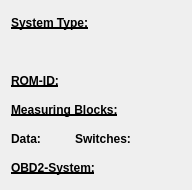
<?xml version="1.0" encoding="UTF-8"?>
<ui version="4.0">
 <class>CUinfo_Transmission_Form</class>
 <widget class="QWidget" name="CUinfo_Transmission_Form">
  <property name="geometry">
   <rect>
    <x>0</x>
    <y>0</y>
    <width>192</width>
    <height>190</height>
   </rect>
  </property>
  <property name="sizePolicy">
   <sizepolicy hsizetype="Expanding" vsizetype="Expanding">
    <horstretch>0</horstretch>
    <verstretch>0</verstretch>
   </sizepolicy>
  </property>
  <property name="minimumSize">
   <size>
    <width>0</width>
    <height>0</height>
   </size>
  </property>
  <property name="font">
   <font>
    <family>Liberation Sans</family>
    <pointsize>12</pointsize>
    <weight>75</weight>
    <bold>true</bold>
   </font>
  </property>
  <property name="windowTitle">
   <string/>
  </property>
  <layout class="QGridLayout" name="gridLayout">
   <item row="0" column="0" colspan="5">
    <widget class="QLabel" name="systemTypeTitle_label">
     <property name="sizePolicy">
      <sizepolicy hsizetype="Expanding" vsizetype="Expanding">
       <horstretch>0</horstretch>
       <verstretch>0</verstretch>
      </sizepolicy>
     </property>
     <property name="font">
      <font>
       <pointsize>9</pointsize>
       <weight>75</weight>
       <bold>true</bold>
       <underline>true</underline>
      </font>
     </property>
     <property name="text">
      <string>System Type:</string>
     </property>
    </widget>
   </item>
   <item row="1" column="0" colspan="5">
    <widget class="QLabel" name="systemType_label">
     <property name="sizePolicy">
      <sizepolicy hsizetype="Expanding" vsizetype="Expanding">
       <horstretch>0</horstretch>
       <verstretch>0</verstretch>
      </sizepolicy>
     </property>
     <property name="palette">
      <palette>
       <active>
        <colorrole role="WindowText">
         <brush brushstyle="SolidPattern">
          <color alpha="255">
           <red>0</red>
           <green>0</green>
           <blue>255</blue>
          </color>
         </brush>
        </colorrole>
       </active>
       <inactive>
        <colorrole role="WindowText">
         <brush brushstyle="SolidPattern">
          <color alpha="255">
           <red>0</red>
           <green>0</green>
           <blue>255</blue>
          </color>
         </brush>
        </colorrole>
       </inactive>
       <disabled>
        <colorrole role="WindowText">
         <brush brushstyle="SolidPattern">
          <color alpha="255">
           <red>118</red>
           <green>116</green>
           <blue>108</blue>
          </color>
         </brush>
        </colorrole>
       </disabled>
      </palette>
     </property>
     <property name="font">
      <font>
       <pointsize>9</pointsize>
       <weight>75</weight>
       <bold>true</bold>
      </font>
     </property>
     <property name="text">
      <string/>
     </property>
    </widget>
   </item>
   <item row="2" column="0" colspan="2">
    <widget class="QLabel" name="romIDtitle_label">
     <property name="sizePolicy">
      <sizepolicy hsizetype="Expanding" vsizetype="Expanding">
       <horstretch>0</horstretch>
       <verstretch>0</verstretch>
      </sizepolicy>
     </property>
     <property name="font">
      <font>
       <pointsize>9</pointsize>
       <weight>75</weight>
       <bold>true</bold>
       <underline>true</underline>
      </font>
     </property>
     <property name="text">
      <string>ROM-ID:</string>
     </property>
    </widget>
   </item>
   <item row="2" column="2" colspan="3">
    <widget class="QLabel" name="romID_label">
     <property name="sizePolicy">
      <sizepolicy hsizetype="Expanding" vsizetype="Expanding">
       <horstretch>0</horstretch>
       <verstretch>0</verstretch>
      </sizepolicy>
     </property>
     <property name="palette">
      <palette>
       <active>
        <colorrole role="WindowText">
         <brush brushstyle="SolidPattern">
          <color alpha="255">
           <red>150</red>
           <green>0</green>
           <blue>110</blue>
          </color>
         </brush>
        </colorrole>
       </active>
       <inactive>
        <colorrole role="WindowText">
         <brush brushstyle="SolidPattern">
          <color alpha="255">
           <red>150</red>
           <green>0</green>
           <blue>110</blue>
          </color>
         </brush>
        </colorrole>
       </inactive>
       <disabled>
        <colorrole role="WindowText">
         <brush brushstyle="SolidPattern">
          <color alpha="255">
           <red>118</red>
           <green>116</green>
           <blue>108</blue>
          </color>
         </brush>
        </colorrole>
       </disabled>
      </palette>
     </property>
     <property name="font">
      <font>
       <pointsize>9</pointsize>
       <weight>75</weight>
       <bold>true</bold>
      </font>
     </property>
     <property name="text">
      <string/>
     </property>
     <property name="alignment">
      <set>Qt::AlignCenter</set>
     </property>
    </widget>
   </item>
   <item row="3" column="0" colspan="5">
    <widget class="QLabel" name="nrofmbsswstitle_label">
     <property name="sizePolicy">
      <sizepolicy hsizetype="Expanding" vsizetype="Expanding">
       <horstretch>0</horstretch>
       <verstretch>0</verstretch>
      </sizepolicy>
     </property>
     <property name="font">
      <font>
       <pointsize>9</pointsize>
       <weight>75</weight>
       <bold>true</bold>
       <underline>true</underline>
      </font>
     </property>
     <property name="text">
      <string>Measuring Blocks:</string>
     </property>
    </widget>
   </item>
   <item row="4" column="0">
    <widget class="QLabel" name="nrofdatambstitle_label">
     <property name="sizePolicy">
      <sizepolicy hsizetype="Expanding" vsizetype="Expanding">
       <horstretch>0</horstretch>
       <verstretch>0</verstretch>
      </sizepolicy>
     </property>
     <property name="font">
      <font>
       <pointsize>9</pointsize>
       <weight>75</weight>
       <bold>true</bold>
      </font>
     </property>
     <property name="text">
      <string>Data:</string>
     </property>
    </widget>
   </item>
   <item row="4" column="1" colspan="2">
    <widget class="QLabel" name="nrofdatambs_label">
     <property name="sizePolicy">
      <sizepolicy hsizetype="Expanding" vsizetype="Expanding">
       <horstretch>0</horstretch>
       <verstretch>0</verstretch>
      </sizepolicy>
     </property>
     <property name="palette">
      <palette>
       <active>
        <colorrole role="WindowText">
         <brush brushstyle="SolidPattern">
          <color alpha="255">
           <red>0</red>
           <green>0</green>
           <blue>255</blue>
          </color>
         </brush>
        </colorrole>
       </active>
       <inactive>
        <colorrole role="WindowText">
         <brush brushstyle="SolidPattern">
          <color alpha="255">
           <red>0</red>
           <green>0</green>
           <blue>255</blue>
          </color>
         </brush>
        </colorrole>
       </inactive>
       <disabled>
        <colorrole role="WindowText">
         <brush brushstyle="SolidPattern">
          <color alpha="255">
           <red>118</red>
           <green>116</green>
           <blue>108</blue>
          </color>
         </brush>
        </colorrole>
       </disabled>
      </palette>
     </property>
     <property name="font">
      <font>
       <pointsize>9</pointsize>
       <weight>75</weight>
       <bold>true</bold>
      </font>
     </property>
     <property name="text">
      <string/>
     </property>
    </widget>
   </item>
   <item row="4" column="3">
    <widget class="QLabel" name="nrofswitchestitle_label">
     <property name="sizePolicy">
      <sizepolicy hsizetype="Expanding" vsizetype="Expanding">
       <horstretch>0</horstretch>
       <verstretch>0</verstretch>
      </sizepolicy>
     </property>
     <property name="font">
      <font>
       <pointsize>9</pointsize>
       <weight>75</weight>
       <bold>true</bold>
      </font>
     </property>
     <property name="text">
      <string>Switches:</string>
     </property>
    </widget>
   </item>
   <item row="4" column="4">
    <widget class="QLabel" name="nrofswitches_label">
     <property name="sizePolicy">
      <sizepolicy hsizetype="Expanding" vsizetype="Expanding">
       <horstretch>0</horstretch>
       <verstretch>0</verstretch>
      </sizepolicy>
     </property>
     <property name="palette">
      <palette>
       <active>
        <colorrole role="WindowText">
         <brush brushstyle="SolidPattern">
          <color alpha="255">
           <red>0</red>
           <green>0</green>
           <blue>255</blue>
          </color>
         </brush>
        </colorrole>
       </active>
       <inactive>
        <colorrole role="WindowText">
         <brush brushstyle="SolidPattern">
          <color alpha="255">
           <red>0</red>
           <green>0</green>
           <blue>255</blue>
          </color>
         </brush>
        </colorrole>
       </inactive>
       <disabled>
        <colorrole role="WindowText">
         <brush brushstyle="SolidPattern">
          <color alpha="255">
           <red>118</red>
           <green>116</green>
           <blue>108</blue>
          </color>
         </brush>
        </colorrole>
       </disabled>
      </palette>
     </property>
     <property name="font">
      <font>
       <pointsize>9</pointsize>
       <weight>75</weight>
       <bold>true</bold>
      </font>
     </property>
     <property name="text">
      <string/>
     </property>
    </widget>
   </item>
   <item row="5" column="0" colspan="4">
    <widget class="QLabel" name="obd2systemTitle_label">
     <property name="sizePolicy">
      <sizepolicy hsizetype="Expanding" vsizetype="Expanding">
       <horstretch>0</horstretch>
       <verstretch>0</verstretch>
      </sizepolicy>
     </property>
     <property name="font">
      <font>
       <pointsize>9</pointsize>
       <weight>75</weight>
       <bold>true</bold>
       <underline>true</underline>
      </font>
     </property>
     <property name="text">
      <string>OBD2-System:</string>
     </property>
    </widget>
   </item>
   <item row="5" column="4">
    <widget class="QLabel" name="obd2system_label">
     <property name="sizePolicy">
      <sizepolicy hsizetype="Expanding" vsizetype="Expanding">
       <horstretch>0</horstretch>
       <verstretch>0</verstretch>
      </sizepolicy>
     </property>
     <property name="palette">
      <palette>
       <active>
        <colorrole role="WindowText">
         <brush brushstyle="SolidPattern">
          <color alpha="255">
           <red>0</red>
           <green>0</green>
           <blue>255</blue>
          </color>
         </brush>
        </colorrole>
       </active>
       <inactive>
        <colorrole role="WindowText">
         <brush brushstyle="SolidPattern">
          <color alpha="255">
           <red>0</red>
           <green>0</green>
           <blue>255</blue>
          </color>
         </brush>
        </colorrole>
       </inactive>
       <disabled>
        <colorrole role="WindowText">
         <brush brushstyle="SolidPattern">
          <color alpha="255">
           <red>118</red>
           <green>116</green>
           <blue>108</blue>
          </color>
         </brush>
        </colorrole>
       </disabled>
      </palette>
     </property>
     <property name="font">
      <font>
       <pointsize>9</pointsize>
       <weight>50</weight>
       <bold>false</bold>
      </font>
     </property>
     <property name="text">
      <string/>
     </property>
     <property name="scaledContents">
      <bool>true</bool>
     </property>
    </widget>
   </item>
  </layout>
 </widget>
 <resources/>
 <connections/>
</ui>
